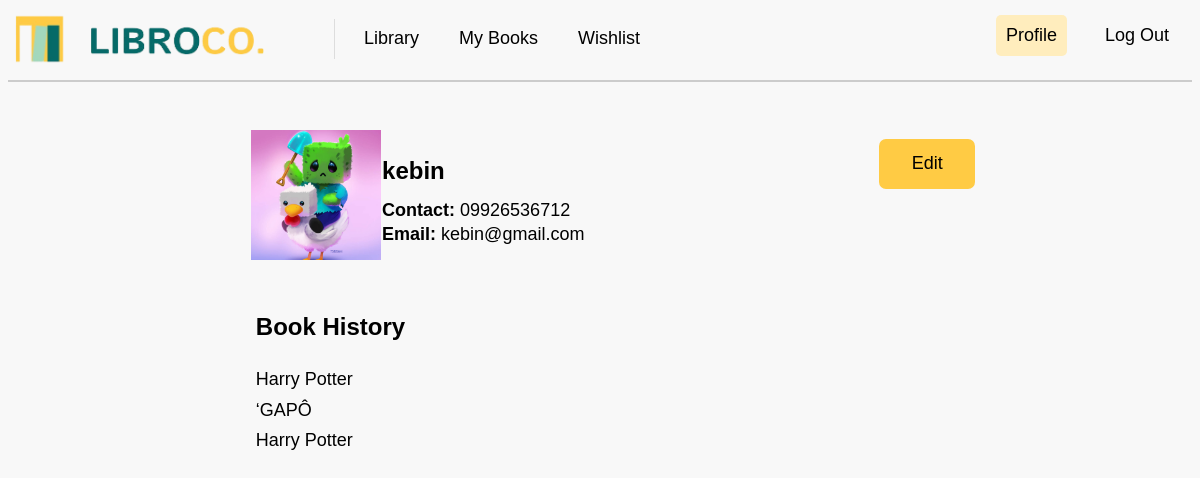
The app's page /reader_profile (signed in), older data.
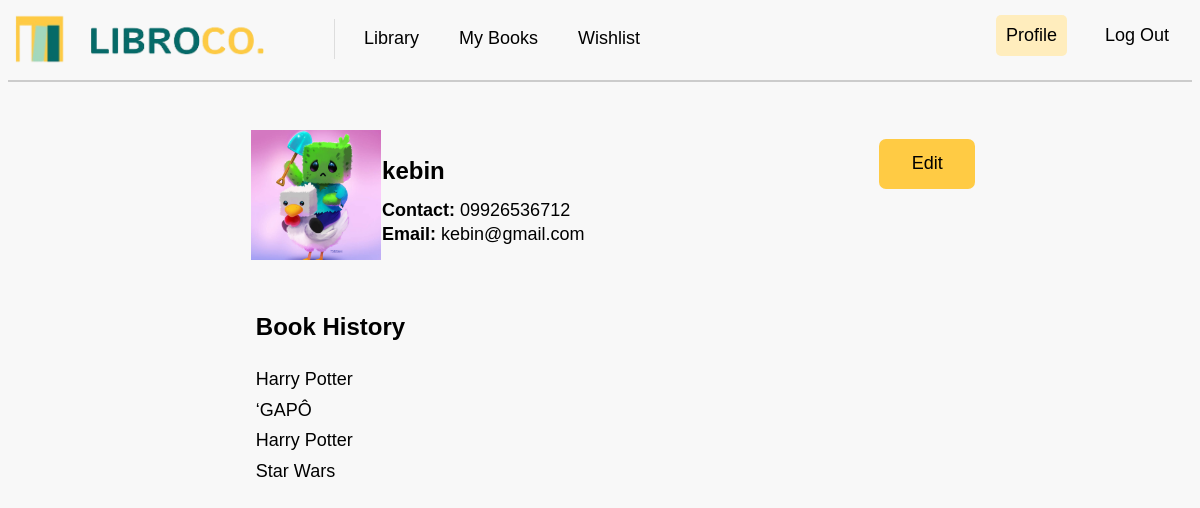
The same page, newer data.
### tables this page shows
CREATE TABLE requests (
request_id INTEGER PRIMARY KEY AUTOINCREMENT,
user_id INTEGER,
book_id INTEGER,
request_date TIMESTAMP DEFAULT CURRENT_TIMESTAMP, due_date DATE DEFAULT NULL, status VARCHAR(20) DEFAULT 'Pending',
FOREIGN KEY (user_id) REFERENCES users(user_id),
FOREIGN KEY (book_id) REFERENCES books(book_id));

CREATE TABLE "books" (
	"book_id"	INTEGER,
	"book_title"	VARCHAR(50) UNIQUE,
	"author"	VARCHAR(50),
	"publication_year"	INTEGER(5),
	"genre"	VARCHAR(20),
	"description"	VARCHAR(300),
	"image"	VARCHAR(100),
	PRIMARY KEY("book_id")
);

### app.py (the view)
@app.route("/reader_profile")
def reader_profile():
    print("Session data in reader profile route:", session)
    if 'user_id' not in session:
        return redirect(url_for("login"))
    user_id = session.get('user_id')
    sql_user = """
    SELECT u.user_name, u.user_email, u.user_contact, p.user_image
    FROM users u
    LEFT JOIN profileimages p ON u.user_id = p.user_id
    WHERE u.user_id = ?
    """
    user = getprocess(sql_user, (user_id,))
    if user:
        user_data = user[0]
        sql_history = """
        SELECT books.book_title, books.author, books.genre, requests.request_date
        FROM requests
        JOIN books ON requests.book_id = books.book_id
        WHERE requests.user_id = ?
        """
        history = getprocess(sql_history, (user_id,))
        book_history = [
            {
                "title": record['book_title'],
                "author": record['author'],
                "genre": record['genre'],
                "date": record['request_date']
            }
            for record in history
        ]
        return render_template(
            "reader_profile.html",
            user=user_data,
            book_history=book_history
        )
    else:
        flash("Profile not found.")
        return redirect(url_for("login"))

### app.py (called while the page is built)
@app.before_request
def before_request():
    print("Session data:", session)

### dbhelper.py (called while the page is built)
def getprocess(sql: str, params: tuple = ()) -> list:
    try:
        db = connect(database, timeout=30, check_same_thread=False)  # Adding timeout and thread safety
        db.row_factory = Row  # Ensure that rows are returned as dictionaries
        cursor = db.cursor()
        cursor.execute(sql, params)
        data = cursor.fetchall()  # Fetch the data
        return data
    except Error as e:
        print(f"SQLite error: {e}")
        return []
    finally:
        db.close()  # Ensure the connection is closed

### templates/reader_profile.html (shortened to what this page needs)
<!DOCTYPE html>
<html lang="en">
<head>
    <link rel="stylesheet" type="text/css" href="{{ url_for('static', filename='css/mainstyle.css') }}">
    <link rel="stylesheet" type="text/css" href="{{ url_for('static', filename='css/profilestyles.css') }}">
</head>
<body>
    <nav>
        <a class="navbar-brand" href="{{ url_for('library') }}">
            <img class="logo" src="{{ url_for('static', filename='images/logo.png') }}" width="250" height="50" alt="LibroCo. Logo">
        </a>
        <div class="navbar-links">
            <a href="{{ url_for('library') }}">Library</a>
            <a href="{{ url_for('my_books') }}">My Books</a>
            <a href="{{ url_for('wishlist') }}">Wishlist</a>
        </div>
        <div class="navbar-right">
            <a href="{{ url_for('reader_profile') }}" class="active">Profile</a>
            <a href="{{ url_for('logout') }}">Log Out</a>
        </div>
    </nav>
    <div class="divider"></div>
    <div class="main-content">
        <div class="profile_container">
            <div class="profile_image">
                <img src="{{ url_for('static', filename=user['user_image'] if user['user_image'] else 'images/default_profile.png') }}" alt="Profile Image">
            </div>
            <div class="profile_details">
                <h3 class="name">{{ user['user_name'] }}</h3>
                <h5 class="label">Contact: <span class="phone_details">{{ user['user_contact'] }}</span></h5>
                <h5 class="label">Email: <span class="email_details">{{ user['user_email'] }}</span></h5>
            </div>
            <div class="edit">
                <a href="{{ url_for('edit_reader_profile', id=user['user_id']) }}">
                    <button class="edit_button">Edit</button>
                </a>
            </div>
        </div>
        <div class="book_history">
            <h3 class="book_history_header">Book History</h3>
            <ol class="book_list">
                {% if book_history %}
                    {% for book in book_history %}
                        <li>
                            {{ book.title }}
                        </li>
                    {% endfor %}
                {% else %}
                    <li>No book history available.</li>
                {% endif %}
            </ol>
        </div>
    </div>
</body>
</html>

Row changes from the older to the newer data that the page shows:
added requests: title "Star Wars"
